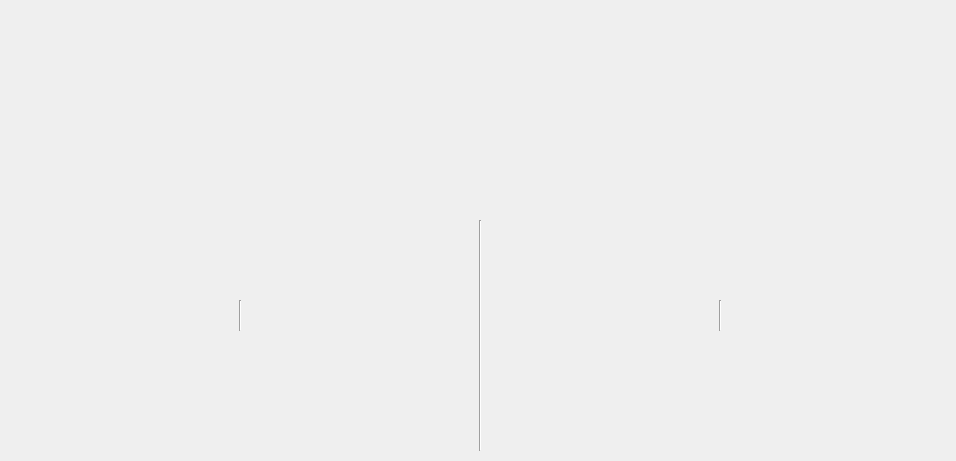
<?xml version="1.0" encoding="UTF-8"?>
<ui version="4.0">
 <class>Form</class>
 <widget class="QWidget" name="Form">
  <property name="geometry">
   <rect>
    <x>0</x>
    <y>0</y>
    <width>956</width>
    <height>461</height>
   </rect>
  </property>
  <property name="windowTitle">
   <string>Form</string>
  </property>
  <widget class="QWidget" name="horizontalLayoutWidget">
   <property name="geometry">
    <rect>
     <x>490</x>
     <y>90</y>
     <width>461</width>
     <height>31</height>
    </rect>
   </property>
   <layout class="QHBoxLayout" name="VPC_Layout"/>
  </widget>
  <widget class="QWidget" name="horizontalLayoutWidget_2">
   <property name="geometry">
    <rect>
     <x>10</x>
     <y>130</y>
     <width>461</width>
     <height>31</height>
    </rect>
   </property>
   <layout class="QHBoxLayout" name="IGW_Layout"/>
  </widget>
  <widget class="QWidget" name="horizontalLayoutWidget_3">
   <property name="geometry">
    <rect>
     <x>10</x>
     <y>340</y>
     <width>461</width>
     <height>31</height>
    </rect>
   </property>
   <layout class="QHBoxLayout" name="RTB_Public_Layout"/>
  </widget>
  <widget class="QWidget" name="horizontalLayoutWidget_4">
   <property name="geometry">
    <rect>
     <x>10</x>
     <y>10</y>
     <width>461</width>
     <height>31</height>
    </rect>
   </property>
   <layout class="QHBoxLayout" name="Region_Layout"/>
  </widget>
  <widget class="QWidget" name="horizontalLayoutWidget_5">
   <property name="geometry">
    <rect>
     <x>490</x>
     <y>130</y>
     <width>221</width>
     <height>31</height>
    </rect>
   </property>
   <layout class="QHBoxLayout" name="VPCIGW_Layout"/>
  </widget>
  <widget class="QWidget" name="horizontalLayoutWidget_6">
   <property name="geometry">
    <rect>
     <x>10</x>
     <y>260</y>
     <width>461</width>
     <height>31</height>
    </rect>
   </property>
   <layout class="QHBoxLayout" name="SN_Public_Layout"/>
  </widget>
  <widget class="QWidget" name="horizontalLayoutWidget_7">
   <property name="geometry">
    <rect>
     <x>490</x>
     <y>260</y>
     <width>461</width>
     <height>31</height>
    </rect>
   </property>
   <layout class="QHBoxLayout" name="SN_Private_Layout"/>
  </widget>
  <widget class="QWidget" name="horizontalLayoutWidget_8">
   <property name="geometry">
    <rect>
     <x>10</x>
     <y>220</y>
     <width>461</width>
     <height>31</height>
    </rect>
   </property>
   <layout class="QHBoxLayout" name="CIDR_Public_Layout"/>
  </widget>
  <widget class="QWidget" name="horizontalLayoutWidget_9">
   <property name="geometry">
    <rect>
     <x>490</x>
     <y>220</y>
     <width>461</width>
     <height>31</height>
    </rect>
   </property>
   <layout class="QHBoxLayout" name="CIDR_Private_Layout"/>
  </widget>
  <widget class="QWidget" name="horizontalLayoutWidget_10">
   <property name="geometry">
    <rect>
     <x>10</x>
     <y>90</y>
     <width>461</width>
     <height>31</height>
    </rect>
   </property>
   <layout class="QHBoxLayout" name="CIDR_Layout"/>
  </widget>
  <widget class="QWidget" name="horizontalLayoutWidget_11">
   <property name="geometry">
    <rect>
     <x>490</x>
     <y>340</y>
     <width>461</width>
     <height>31</height>
    </rect>
   </property>
   <layout class="QHBoxLayout" name="RTB_Private_Layout"/>
  </widget>
  <widget class="Line" name="line_2">
   <property name="geometry">
    <rect>
     <x>10</x>
     <y>300</y>
     <width>461</width>
     <height>31</height>
    </rect>
   </property>
   <property name="orientation">
    <enum>Qt::Vertical</enum>
   </property>
  </widget>
  <widget class="Line" name="line_3">
   <property name="geometry">
    <rect>
     <x>490</x>
     <y>300</y>
     <width>461</width>
     <height>31</height>
    </rect>
   </property>
   <property name="orientation">
    <enum>Qt::Vertical</enum>
   </property>
  </widget>
  <widget class="QWidget" name="horizontalLayoutWidget_12">
   <property name="geometry">
    <rect>
     <x>250</x>
     <y>300</y>
     <width>221</width>
     <height>31</height>
    </rect>
   </property>
   <layout class="QHBoxLayout" name="RTBSN_Public_Layout"/>
  </widget>
  <widget class="QWidget" name="horizontalLayoutWidget_13">
   <property name="geometry">
    <rect>
     <x>730</x>
     <y>300</y>
     <width>221</width>
     <height>31</height>
    </rect>
   </property>
   <layout class="QHBoxLayout" name="RTBSN_Private_Layout"/>
  </widget>
  <widget class="QWidget" name="horizontalLayoutWidget_14">
   <property name="geometry">
    <rect>
     <x>250</x>
     <y>380</y>
     <width>221</width>
     <height>31</height>
    </rect>
   </property>
   <layout class="QHBoxLayout" name="RT_Public_Layout"/>
  </widget>
  <widget class="QWidget" name="horizontalLayoutWidget_15">
   <property name="geometry">
    <rect>
     <x>730</x>
     <y>380</y>
     <width>221</width>
     <height>31</height>
    </rect>
   </property>
   <layout class="QHBoxLayout" name="RT_Private_Layout"/>
  </widget>
  <widget class="QWidget" name="horizontalLayoutWidget_16">
   <property name="geometry">
    <rect>
     <x>10</x>
     <y>170</y>
     <width>461</width>
     <height>31</height>
    </rect>
   </property>
   <layout class="QHBoxLayout" name="EIP_Layout"/>
  </widget>
  <widget class="QWidget" name="horizontalLayoutWidget_17">
   <property name="geometry">
    <rect>
     <x>490</x>
     <y>170</y>
     <width>461</width>
     <height>31</height>
    </rect>
   </property>
   <layout class="QHBoxLayout" name="NAT_Layout"/>
  </widget>
  <widget class="QWidget" name="horizontalLayoutWidget_18">
   <property name="geometry">
    <rect>
     <x>10</x>
     <y>420</y>
     <width>461</width>
     <height>31</height>
    </rect>
   </property>
   <layout class="QHBoxLayout" name="EC2_Public_Layout"/>
  </widget>
  <widget class="QWidget" name="horizontalLayoutWidget_19">
   <property name="geometry">
    <rect>
     <x>490</x>
     <y>420</y>
     <width>461</width>
     <height>31</height>
    </rect>
   </property>
   <layout class="QHBoxLayout" name="EC2_Private_Layout"/>
  </widget>
  <widget class="QWidget" name="horizontalLayoutWidget_20">
   <property name="geometry">
    <rect>
     <x>490</x>
     <y>10</y>
     <width>461</width>
     <height>31</height>
    </rect>
   </property>
   <layout class="QHBoxLayout" name="KEY_Layout"/>
  </widget>
  <widget class="Line" name="line">
   <property name="geometry">
    <rect>
     <x>470</x>
     <y>220</y>
     <width>21</width>
     <height>231</height>
    </rect>
   </property>
   <property name="orientation">
    <enum>Qt::Vertical</enum>
   </property>
  </widget>
  <widget class="QWidget" name="horizontalLayoutWidget_21">
   <property name="geometry">
    <rect>
     <x>10</x>
     <y>50</y>
     <width>461</width>
     <height>31</height>
    </rect>
   </property>
   <layout class="QHBoxLayout" name="SG_Layout"/>
  </widget>
 </widget>
 <resources/>
 <connections/>
</ui>
